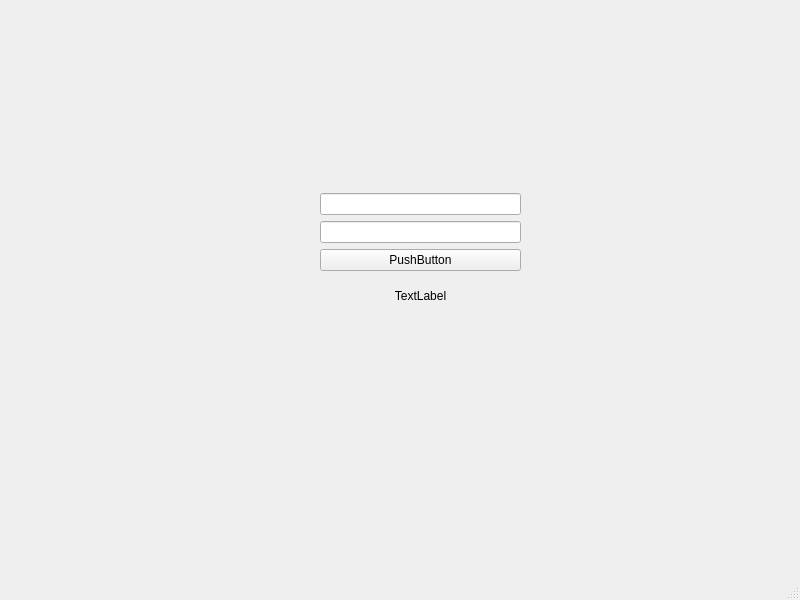
<?xml version="1.0" encoding="UTF-8"?>
<ui version="4.0">
 <class>MainWindow</class>
 <widget class="QMainWindow" name="MainWindow">
  <property name="geometry">
   <rect>
    <x>0</x>
    <y>0</y>
    <width>800</width>
    <height>600</height>
   </rect>
  </property>
  <property name="windowTitle">
   <string>MainWindow</string>
  </property>
  <widget class="QWidget" name="centralwidget">
   <widget class="QWidget" name="">
    <property name="geometry">
     <rect>
      <x>320</x>
      <y>193</y>
      <width>201</width>
      <height>121</height>
     </rect>
    </property>
    <layout class="QVBoxLayout" name="verticalLayout">
     <item>
      <widget class="QLineEdit" name="lineEditA"/>
     </item>
     <item>
      <widget class="QLineEdit" name="lineEditB"/>
     </item>
     <item>
      <widget class="QPushButton" name="processButton">
       <property name="text">
        <string>PushButton</string>
       </property>
      </widget>
     </item>
     <item>
      <widget class="QLabel" name="resultLabel">
       <property name="text">
        <string>TextLabel</string>
       </property>
       <property name="alignment">
        <set>Qt::AlignmentFlag::AlignCenter</set>
       </property>
      </widget>
     </item>
    </layout>
   </widget>
  </widget>
  <widget class="QMenuBar" name="menubar">
   <property name="geometry">
    <rect>
     <x>0</x>
     <y>0</y>
     <width>800</width>
     <height>22</height>
    </rect>
   </property>
  </widget>
  <widget class="QStatusBar" name="statusbar"/>
 </widget>
 <resources/>
 <connections/>
</ui>
